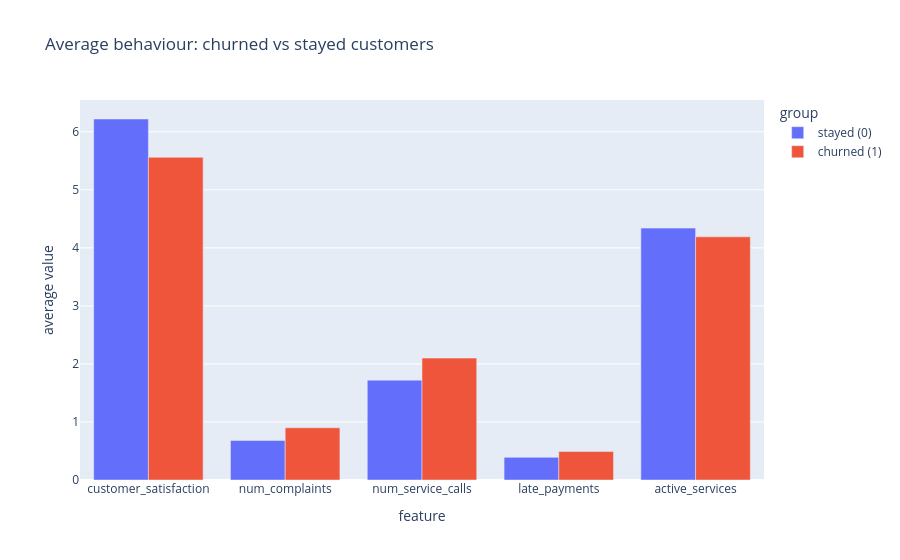

Notebook cell for this chart:
### Code cell
profile = train_fe.groupby(target)[["customer_satisfaction", "num_complaints", "num_service_calls",
                                    "late_payments", "active_services"]].mean().round(2).T.reset_index()
profile.columns = ["feature", "stayed (0)", "churned (1)"]
fig = px.bar(profile, x="feature", y=["stayed (0)", "churned (1)"], barmode="group",
             labels={"value": "average value", "variable": "group", "feature": "feature"},
             title="Average behaviour: churned vs stayed customers")
fig.show()
dashboard_figures.append(fig)
dashboard_notes.append("Averages, churned vs stayed: "
                       + "; ".join(f"{row['feature']} {row['churned (1)']:.2f} vs {row['stayed (0)']:.2f}"
                                   for _, row in profile.iterrows())
                       + ". The effect size of each difference is in results/statistical_tests.csv.")

### Figure 1 — Plotly figure (JSON) as saved in the notebook; plotly's stock layout.template omitted (floating-point values rounded to 4 significant figures)
{"data": [{"alignmentgroup": "True", "hovertemplate": "group=stayed (0)<br>feature=%{x}<br>average value=%{y}<extra></extra>", "legendgroup": "stayed (0)", "marker": {"color": "#636efa", "pattern": {"shape": ""}}, "name": "stayed (0)", "offsetgroup": "stayed (0)", "orientation": "v", "showlegend": true, "textposition": "auto", "type": "bar", "x": ["customer_satisfaction", "num_complaints", "num_service_calls", "late_payments", "active_services"], "xaxis": "x", "y": [6.22, 0.68, 1.72, 0.39, 4.34], "yaxis": "y"}, {"alignmentgroup": "True", "hovertemplate": "group=churned (1)<br>feature=%{x}<br>average value=%{y}<extra></extra>", "legendgroup": "churned (1)", "marker": {"color": "#EF553B", "pattern": {"shape": ""}}, "name": "churned (1)", "offsetgroup": "churned (1)", "orientation": "v", "showlegend": true, "textposition": "auto", "type": "bar", "x": ["customer_satisfaction", "num_complaints", "num_service_calls", "late_payments", "active_services"], "xaxis": "x", "y": [5.56, 0.9, 2.1, 0.49, 4.19], "yaxis": "y"}], "layout": {"barmode": "group", "legend": {"title": {"text": "group"}, "tracegroupgap": 0}, "title": {"text": "Average behaviour: churned vs stayed customers"}, "xaxis": {"anchor": "y", "domain": [0.0, 1.0], "title": {"text": "feature"}}, "yaxis": {"anchor": "x", "domain": [0.0, 1.0], "title": {"text": "average value"}}}}
